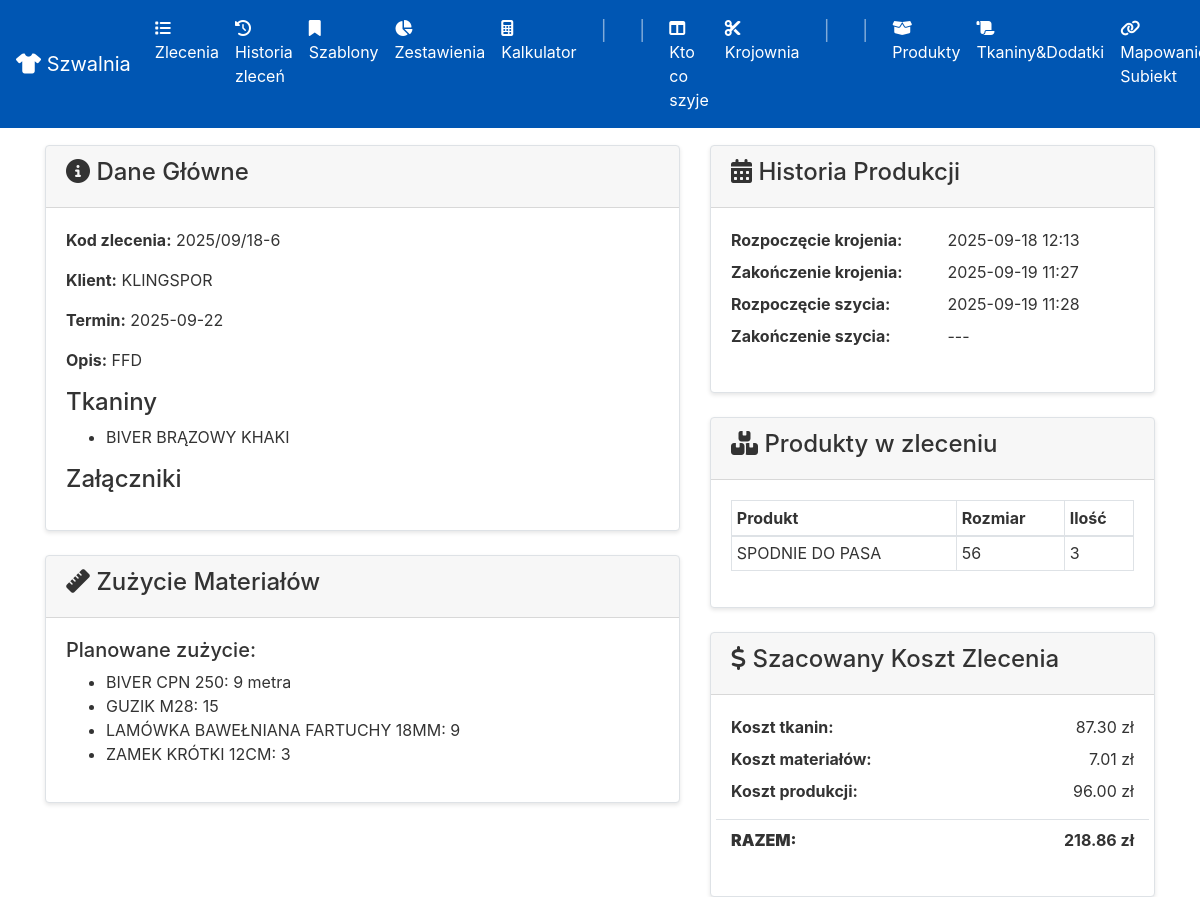
Page /orders/6 on the committed database.
### app/models.py (models this page shows, shortened)
class Order(db.Model):
    id = db.Column(db.Integer, primary_key=True)
    order_code = db.Column(db.String(50), nullable=True)
    client_id = db.Column(db.Integer, db.ForeignKey('client.id'), nullable=False)
    description = db.Column(db.Text, nullable=False)
    login_info = db.Column(db.Text, nullable=True)
    deadline = db.Column(db.Date, nullable=False)
    status = db.Column(db.String(50), nullable=False, default='NOWE')
    zlecajacy = db.Column(db.String(50), nullable=False)
    created_at = db.Column(db.DateTime, default=datetime.utcnow)
    fabrics = db.relationship('OrderFabric', backref='order', cascade="all, delete-orphan")
    assigned_team = db.Column(db.String(50), nullable=True)
    cutting_table = db.Column(db.String(50), nullable=True)
    team1_completed = db.Column(db.Boolean, default=False, nullable=False)
    team2_completed = db.Column(db.Boolean, default=False, nullable=False)
    cutting_started_at = db.Column(db.DateTime, nullable=True)
    cutting_finished_at = db.Column(db.DateTime, nullable=True)
    sewing_started_at = db.Column(db.DateTime, nullable=True)
    sewing_finished_at = db.Column(db.DateTime, nullable=True)
    order_items = db.relationship('OrderItem', backref='order', lazy=True, cascade="all, delete-orphan")
    attachments = db.relationship('Attachment', backref='order', lazy=True, cascade="all, delete-orphan")
    materials_used = db.relationship('MaterialUsage', backref='order', cascade="all, delete-orphan")

class Client(db.Model):
    id = db.Column(db.Integer, primary_key=True)
    name = db.Column(db.String(100), nullable=False, unique=True)
    orders = db.relationship('Order', backref='client', lazy=True)

class OrderFabric(db.Model):
    __tablename__ = 'order_fabric'
    order_id = db.Column(db.Integer, db.ForeignKey('order.id'), primary_key=True)
    fabric_id = db.Column(db.Integer, db.ForeignKey('fabric.id'), primary_key=True)
    fabric = db.relationship('Fabric')

class Fabric(db.Model):
    id = db.Column(db.Integer, primary_key=True)
    name = db.Column(db.String(100), nullable=False, unique=True)
    price = db.Column(db.Float, nullable=True)
    subiekt_symbol = db.Column(db.String(50), nullable=True, unique=True, index=True)

class Material(db.Model):
    id = db.Column(db.Integer, primary_key=True)
    name = db.Column(db.String(100), nullable=False, unique=True)
    price = db.Column(db.Float, nullable=True)
    subiekt_symbol = db.Column(db.String(50), nullable=True, unique=True, index=True)

class OrderItem(db.Model):
    id = db.Column(db.Integer, primary_key=True)
    order_id = db.Column(db.Integer, db.ForeignKey('order.id'), nullable=False)
    product_id = db.Column(db.Integer, db.ForeignKey('product.id'), nullable=False)
    size = db.Column(db.String(50), nullable=False)
    quantity = db.Column(db.Integer, nullable=False)

class Product(db.Model):
    id = db.Column(db.Integer, primary_key=True)
    name = db.Column(db.String(100), nullable=False, unique=True)
    description = db.Column(db.Text, nullable=True)
    production_price = db.Column(db.Float, nullable=False, default=0.0)
    image_id = db.Column(db.String(100), nullable=True) # dla google drive
    category_id = db.Column(db.Integer, db.ForeignKey('product_category.id'), nullable=True)
    category = db.relationship('ProductCategory', backref='products')
    fabrics_needed = db.relationship('ProductFabric', backref='product', lazy=True, cascade="all, delete-orphan")
    materials_needed = db.relationship('ProductMaterial', backref='product', lazy=True, cascade="all, delete-orphan")
    order_items = db.relationship('OrderItem', backref='product')

### app/routes.py (the view)
@app.route('/orders/<int:order_id>')
def order_detail(order_id):
    order = Order.query.get_or_404(order_id)
    material_summary = calculate_material_summary(order)
    cost_details = calculate_order_total_cost(order)
    return render_template('order_detail.html', order=order, material_summary=material_summary, cost_details=cost_details)

### app/__init__.py (called while the page is built)
@app.template_filter()
def to_local_time(utc_dt):
    if not utc_dt:
        return ""
    if isinstance(utc_dt, str):
        try:
            utc_dt = datetime.strptime(utc_dt, '%Y-%m-%d %H:%M:%S')
        except ValueError:
            return utc_dt
    local_tz = pytz.timezone('Europe/Warsaw')
    local_dt = utc_dt.replace(tzinfo=pytz.utc).astimezone(local_tz)
    return local_dt.strftime('%Y-%m-%d %H:%M')

### app/routes.py (called while the page is built)
@app.context_processor
def inject_in_progress_orders():
    all_in_progress = Order.query.filter_by(status='W REALIZACJI').order_by(Order.deadline).all()
    krojownia_orders = []
    szwalnia_orders = []
    for order in all_in_progress:
        order.total_quantity = sum(item.quantity for item in order.order_items)
        if order.cutting_table == 'skrojone' and order.assigned_team is not None:
            szwalnia_orders.append(order)
        elif order.cutting_table is not None and order.cutting_table != 'skrojone':
            krojownia_orders.append(order)
    return dict(krojownia_in_progress=krojownia_orders, szwalnia_in_progress=szwalnia_orders)

### app/templates/order_detail.html (shortened to what this page needs)
{% extends "base.html" %}
{% block content %}
<div class="d-flex justify-content-between align-items-center">
    <h2>Zlecenie #{{ order.id }}</h2>
    <a href="{{ url_for('order_pdf', order_id=order.id) }}" class="btn btn-secondary"> Pobierz PDF</a>
</div>
<div class="row mt-4">
    <div class="col-md-7">
        <div class="card">
            <div class="card-header">
                <h4><i class="fas fa-info-circle"></i> Dane Główne</h4>
            </div>
            <div class="card-body">
                <p><strong>Kod zlecenia:</strong> {{ order.order_code }}</p>
                <p><strong>Klient:</strong> {{ order.client.name }}</p>
                <p><strong>Termin:</strong> {{ order.deadline.strftime('%Y-%m-%d') }}</p>
                <p><strong>Opis:</strong> {{ order.description }}</p>
                <h4>Tkaniny</h4>
                <ul>
                    {% for order_fabric in order.fabrics %}
                        <li>{{ order_fabric.fabric.name }}</li>
                    {% else %}
                        <li>Brak przypisanych tkanin.</li>
                    {% endfor %}
                </ul>
                <h4>Załączniki</h4>
            </div>
        </div>
        <div class="card mt-4">
            <div class="card-header">
                <h4><i class="fas fa-ruler"></i> Zużycie Materiałów</h4>
            </div>
            <div class="card-body">
                {% if order.materials_used %}
                    <h5>Rzeczywiste zużycie:</h5>
                    <ul>
                        {% for usage in order.materials_used %}
                            <li>{{ usage.material_name }} - {{ usage.quantity }}</li>
                        {% endfor %}
                    </ul>
                {% elif material_summary %}
                    <h5>Planowane zużycie:</h5>
                    <ul>
                        {% for item in material_summary %}
                            <li>{{ item.name }}: {{ item.quantity }}</li>
                        {% endfor %}
                    </ul>
                {% else %}
                    <p>Brak zdefiniowanych materiałów dla tego zlecenia.</p>
                {% endif %}
            </div>
        </div>
        </div>
    <div class="col-md-5">
        <div class="card mb-4">
            <div class="card-header">
                <h4><i class="fas fa-calendar-alt"></i> Historia Produkcji</h4>
            </div>
            <div class="card-body">
                <dl class="row">
                    <dt class="col-sm-6">Rozpoczęcie krojenia:</dt>
                    <dd class="col-sm-6">{{ order.cutting_started_at | to_local_time if order.cutting_started_at else '---' }}</dd>
                    <dt class="col-sm-6">Zakończenie krojenia:</dt>
                    <dd class="col-sm-6">{{ order.cutting_finished_at | to_local_time if order.cutting_finished_at else '---' }}</dd>
                    <dt class="col-sm-6">Rozpoczęcie szycia:</dt>
                    <dd class="col-sm-6">{{ order.sewing_started_at | to_local_time if order.sewing_started_at else '---' }}</dd>
                    <dt class="col-sm-6">Zakończenie szycia:</dt>
                    <dd class="col-sm-6">{{ order.sewing_finished_at | to_local_time if order.sewing_finished_at else '---' }}</dd>
                </dl>
            </div>
        </div>
        <div class="card mb-4">
            <div class="card-header">
                <h4><i class="fas fa-boxes"></i> Produkty w zleceniu</h4>
            </div>
            <div class="card-body">
                 <table class="table table-sm table-bordered">
                    <thead>
                        <tr>
                            <th>Produkt</th>
                            <th>Rozmiar</th>
                            <th>Ilość</th>
                        </tr>
                    </thead>
                    <tbody>
                        {% for item in order.order_items %}
                        <tr>
                            <td>{{ item.product.name }}</td>
                            <td>{{ item.size }}</td>
                            <td>{{ item.quantity }}</td>
                        </tr>
                        {% endfor %}
                    </tbody>
                </table>
            </div>
        </div>
        <div class="card">
            <div class="card-header">
                <h4><i class="fas fa-dollar-sign"></i> Szacowany Koszt Zlecenia</h4>
            </div>
            <div class="card-body">
                <dl class="row">
                    <dt class="col-sm-7">Koszt tkanin:</dt>
                    <dd class="col-sm-5 text-right">{{ "%.2f"|format(cost_details.fabric_cost) }} zł</dd>
                    <dt class="col-sm-7">Koszt materiałów:</dt>
                    <dd class="col-sm-5 text-right">{{ "%.2f"|format(cost_details.material_cost) }} zł</dd>
                    <dt class="col-sm-7">Koszt produkcji:</dt>
                    <dd class="col-sm-5 text-right">{{ "%.2f"|format(cost_details.production_cost) }} zł</dd>
                    <dt class="col-sm-7 border-top pt-2 mt-2"><strong>RAZEM:</strong></dt>
                    <dd class="col-sm-5 text-right border-top pt-2 mt-2"><strong>{{ "%.2f"|format(cost_details.total_cost) }} zł</strong></dd>
                </dl>
            </div>
        </div>
        </div>
</div>
{% endblock %}

### rows in the picture
Order: order_code "2025/09/18-6", deadline "2025-09-22", description "FFD", cutting_started_at|to_local_time "2025-09-18 12:13", cutting_finished_at|to_local_time "2025-09-19 11:27", sewing_started_at|to_local_time "2025-09-19 11:28", sewing_finished_at|to_local_time "---"
Client: client.name "KLINGSPOR"
OrderFabric: fabric.name "BIVER BRĄZOWY KHAKI"
Fabric: name "BIVER CPN 250", quantity "9 metra"
Material: name "GUZIK M28", quantity "15"
Material: name "LAMÓWKA BAWEŁNIANA FARTUCHY 18MM", quantity "9"
Material: name "ZAMEK KRÓTKI 12CM", quantity "3"
OrderItem: product.name "SPODNIE DO PASA", size "56", quantity "3"

### other values in the picture
{{ "%.2f"|format(cost_details.fabric_cost) }} "87.30"
{{ "%.2f"|format(cost_details.material_cost) }} "7.01"
{{ "%.2f"|format(cost_details.production_cost) }} "96.00"
{{ "%.2f"|format(cost_details.total_cost) }} "218.86"
